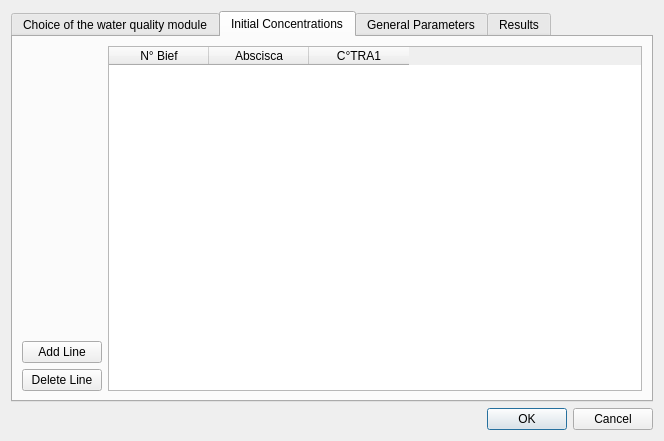
<?xml version="1.0" encoding="UTF-8"?>
<ui version="4.0">
 <class>Parameter_water_q</class>
 <widget class="QWidget" name="Parameter_water_q">
  <property name="geometry">
   <rect>
    <x>0</x>
    <y>0</y>
    <width>628</width>
    <height>417</height>
   </rect>
  </property>
  <property name="windowTitle">
   <string>Parameters Water Quality</string>
  </property>
  <layout class="QGridLayout" name="gridLayout_2">
   <item row="2" column="0">
    <widget class="QDialogButtonBox" name="buttonBox">
     <property name="standardButtons">
      <set>QDialogButtonBox::Cancel|QDialogButtonBox::Ok</set>
     </property>
    </widget>
   </item>
   <item row="1" column="0">
    <widget class="QTabWidget" name="WaterQ">
     <property name="layoutDirection">
      <enum>Qt::LeftToRight</enum>
     </property>
     <property name="currentIndex">
      <number>1</number>
     </property>
     <widget class="QWidget" name="tab">
      <attribute name="title">
       <string>Choice of the water quality module</string>
      </attribute>
      <layout class="QGridLayout" name="gridLayout_3">
       <item row="0" column="0">
        <layout class="QGridLayout" name="gridLayout">
         <item row="1" column="1">
          <widget class="QComboBox" name="comboBox">
           <item>
            <property name="text">
             <string>TRANSPORT_PUR</string>
            </property>
           </item>
           <item>
            <property name="text">
             <string>O2</string>
            </property>
           </item>
           <item>
            <property name="text">
             <string>BIOMASS</string>
            </property>
           </item>
           <item>
            <property name="text">
             <string>EUTRO</string>
            </property>
           </item>
           <item>
            <property name="text">
             <string>MICROPOLE</string>
            </property>
           </item>
           <item>
            <property name="text">
             <string>THERMIC</string>
            </property>
           </item>
          </widget>
         </item>
         <item row="0" column="1">
          <spacer name="horizontalSpacer">
           <property name="orientation">
            <enum>Qt::Horizontal</enum>
           </property>
           <property name="sizeHint" stdset="0">
            <size>
             <width>40</width>
             <height>20</height>
            </size>
           </property>
          </spacer>
         </item>
         <item row="1" column="0">
          <widget class="QLabel" name="label">
           <property name="layoutDirection">
            <enum>Qt::LeftToRight</enum>
           </property>
           <property name="text">
            <string>Water quality module : </string>
           </property>
           <property name="alignment">
            <set>Qt::AlignRight|Qt::AlignTrailing|Qt::AlignVCenter</set>
           </property>
          </widget>
         </item>
         <item row="0" column="0">
          <widget class="QCheckBox" name="checkBox">
           <property name="layoutDirection">
            <enum>Qt::RightToLeft</enum>
           </property>
           <property name="text">
            <string>Activation of the water quality module</string>
           </property>
          </widget>
         </item>
         <item row="2" column="0">
          <widget class="QLabel" name="label_2">
           <property name="text">
            <string>Number of constituents : </string>
           </property>
           <property name="alignment">
            <set>Qt::AlignRight|Qt::AlignTrailing|Qt::AlignVCenter</set>
           </property>
          </widget>
         </item>
         <item row="1" column="2">
          <spacer name="horizontalSpacer_3">
           <property name="orientation">
            <enum>Qt::Horizontal</enum>
           </property>
           <property name="sizeHint" stdset="0">
            <size>
             <width>40</width>
             <height>20</height>
            </size>
           </property>
          </spacer>
         </item>
         <item row="0" column="2">
          <spacer name="horizontalSpacer_2">
           <property name="orientation">
            <enum>Qt::Horizontal</enum>
           </property>
           <property name="sizeHint" stdset="0">
            <size>
             <width>40</width>
             <height>20</height>
            </size>
           </property>
          </spacer>
         </item>
         <item row="2" column="1">
          <widget class="QSpinBox" name="spinBox">
           <property name="minimum">
            <number>1</number>
           </property>
           <property name="maximum">
            <number>10</number>
           </property>
          </widget>
         </item>
        </layout>
       </item>
       <item row="1" column="0">
        <widget class="QTableWidget" name="tableWidget">
         <property name="sizePolicy">
          <sizepolicy hsizetype="Expanding" vsizetype="Expanding">
           <horstretch>0</horstretch>
           <verstretch>0</verstretch>
          </sizepolicy>
         </property>
         <property name="showGrid">
          <bool>true</bool>
         </property>
         <property name="wordWrap">
          <bool>false</bool>
         </property>
         <attribute name="horizontalHeaderCascadingSectionResizes">
          <bool>false</bool>
         </attribute>
         <attribute name="horizontalHeaderDefaultSectionSize">
          <number>150</number>
         </attribute>
         <attribute name="horizontalHeaderMinimumSectionSize">
          <number>50</number>
         </attribute>
         <attribute name="horizontalHeaderShowSortIndicator" stdset="0">
          <bool>false</bool>
         </attribute>
         <attribute name="horizontalHeaderStretchLastSection">
          <bool>false</bool>
         </attribute>
         <attribute name="verticalHeaderCascadingSectionResizes">
          <bool>false</bool>
         </attribute>
         <attribute name="verticalHeaderShowSortIndicator" stdset="0">
          <bool>false</bool>
         </attribute>
         <attribute name="verticalHeaderStretchLastSection">
          <bool>false</bool>
         </attribute>
         <column>
          <property name="text">
           <string>Names of constituents</string>
          </property>
         </column>
         <column>
          <property name="text">
           <string>Properties</string>
          </property>
         </column>
        </widget>
       </item>
      </layout>
     </widget>
     <widget class="QWidget" name="tab_2">
      <attribute name="title">
       <string>Initial Concentrations</string>
      </attribute>
      <layout class="QGridLayout" name="gridLayout_4">
       <item row="0" column="1">
        <widget class="QTableWidget" name="tableWidget_2">
         <column>
          <property name="text">
           <string>N° Bief</string>
          </property>
         </column>
         <column>
          <property name="text">
           <string>Abscisca</string>
          </property>
         </column>
         <column>
          <property name="text">
           <string>C°TRA1</string>
          </property>
         </column>
        </widget>
       </item>
       <item row="0" column="0">
        <layout class="QVBoxLayout" name="verticalLayout_3">
         <item>
          <spacer name="verticalSpacer_6">
           <property name="orientation">
            <enum>Qt::Vertical</enum>
           </property>
           <property name="sizeHint" stdset="0">
            <size>
             <width>20</width>
             <height>40</height>
            </size>
           </property>
          </spacer>
         </item>
         <item>
          <widget class="QPushButton" name="b_add_line">
           <property name="text">
            <string>Add Line</string>
           </property>
          </widget>
         </item>
         <item>
          <widget class="QPushButton" name="b_delete_line">
           <property name="text">
            <string>Delete Line</string>
           </property>
          </widget>
         </item>
        </layout>
       </item>
      </layout>
     </widget>
     <widget class="QWidget" name="tab_3">
      <attribute name="title">
       <string>General Parameters</string>
      </attribute>
      <layout class="QGridLayout" name="gridLayout_7">
       <item row="0" column="0">
        <layout class="QVBoxLayout" name="verticalLayout_2">
         <item>
          <layout class="QGridLayout" name="gridLayout_5">
           <item row="8" column="1">
            <widget class="QRadioButton" name="radioButton_6">
             <property name="layoutDirection">
              <enum>Qt::RightToLeft</enum>
             </property>
             <property name="text">
              <string>Seo &amp; Cheong (1998)</string>
             </property>
            </widget>
           </item>
           <item row="4" column="2">
            <widget class="QRadioButton" name="radioButton_7">
             <property name="layoutDirection">
              <enum>Qt::RightToLeft</enum>
             </property>
             <property name="text">
              <string>Fisher (1975)</string>
             </property>
            </widget>
           </item>
           <item row="2" column="1">
            <widget class="QComboBox" name="comboBox_4">
             <property name="enabled">
              <bool>false</bool>
             </property>
             <item>
              <property name="text">
               <string>Yes</string>
              </property>
             </item>
             <item>
              <property name="text">
               <string>No</string>
              </property>
             </item>
            </widget>
           </item>
           <item row="5" column="2">
            <widget class="QRadioButton" name="radioButton_8">
             <property name="layoutDirection">
              <enum>Qt::RightToLeft</enum>
             </property>
             <property name="text">
              <string>Isawa &amp; Aga (1991)</string>
             </property>
            </widget>
           </item>
           <item row="0" column="0">
            <widget class="QLabel" name="label_3">
             <property name="text">
              <string>Frequency for coupling :</string>
             </property>
            </widget>
           </item>
           <item row="1" column="2">
            <widget class="QLabel" name="label_5">
             <property name="text">
              <string>Scheme order :</string>
             </property>
            </widget>
           </item>
           <item row="1" column="3">
            <widget class="QComboBox" name="comboBox_3">
             <item>
              <property name="text">
               <string>1</string>
              </property>
             </item>
             <item>
              <property name="text">
               <string>2</string>
              </property>
             </item>
            </widget>
           </item>
           <item row="3" column="0">
            <widget class="QLabel" name="label_8">
             <property name="text">
              <string>Diffusion method :</string>
             </property>
            </widget>
           </item>
           <item row="0" column="1">
            <widget class="QSpinBox" name="spinBox_2">
             <property name="minimum">
              <number>1</number>
             </property>
             <property name="maximum">
              <number>999999999</number>
             </property>
             <property name="value">
              <number>1</number>
             </property>
            </widget>
           </item>
           <item row="1" column="0">
            <widget class="QLabel" name="label_4">
             <property name="text">
              <string>Convection method :</string>
             </property>
            </widget>
           </item>
           <item row="1" column="1">
            <widget class="QComboBox" name="comboBox_2">
             <item>
              <property name="text">
               <string>HYP1FA fnc</string>
              </property>
             </item>
             <item>
              <property name="text">
               <string>HYP1FA fc</string>
              </property>
             </item>
             <item>
              <property name="text">
               <string>FV</string>
              </property>
             </item>
            </widget>
           </item>
           <item row="3" column="1">
            <widget class="QRadioButton" name="radioButton">
             <property name="text">
              <string>Constant diffussion coef. :</string>
             </property>
            </widget>
           </item>
           <item row="5" column="1">
            <widget class="QRadioButton" name="radioButton_3">
             <property name="layoutDirection">
              <enum>Qt::RightToLeft</enum>
             </property>
             <property name="text">
              <string>Liu (1977)</string>
             </property>
            </widget>
           </item>
           <item row="8" column="2">
            <widget class="QRadioButton" name="radioButton_11">
             <property name="layoutDirection">
              <enum>Qt::RightToLeft</enum>
             </property>
             <property name="text">
              <string>Deng &amp; al. (2001)</string>
             </property>
            </widget>
           </item>
           <item row="6" column="1">
            <widget class="QRadioButton" name="radioButton_4">
             <property name="layoutDirection">
              <enum>Qt::RightToLeft</enum>
             </property>
             <property name="text">
              <string>McQuivey &amp; Keefer</string>
             </property>
            </widget>
           </item>
           <item row="2" column="0">
            <widget class="QLabel" name="label_6">
             <property name="enabled">
              <bool>false</bool>
             </property>
             <property name="text">
              <string>Slope limiter</string>
             </property>
            </widget>
           </item>
           <item row="7" column="2">
            <widget class="QRadioButton" name="radioButton_10">
             <property name="layoutDirection">
              <enum>Qt::RightToLeft</enum>
             </property>
             <property name="text">
              <string>Koussis &amp; Rodriguez-Mirasol (1998)</string>
             </property>
            </widget>
           </item>
           <item row="4" column="1">
            <widget class="QRadioButton" name="radioButton_2">
             <property name="layoutDirection">
              <enum>Qt::RightToLeft</enum>
             </property>
             <property name="text">
              <string>Elder (1959)</string>
             </property>
            </widget>
           </item>
           <item row="7" column="1">
            <widget class="QRadioButton" name="radioButton_5">
             <property name="layoutDirection">
              <enum>Qt::RightToLeft</enum>
             </property>
             <property name="text">
              <string>Magazine &amp; al. (1988)</string>
             </property>
            </widget>
           </item>
           <item row="2" column="3">
            <widget class="QDoubleSpinBox" name="doubleSpinBox">
             <property name="enabled">
              <bool>false</bool>
             </property>
             <property name="decimals">
              <number>4</number>
             </property>
             <property name="minimum">
              <double>-1000000000.000000000000000</double>
             </property>
             <property name="maximum">
              <double>1000000000.000000000000000</double>
             </property>
             <property name="value">
              <double>0.000000000000000</double>
             </property>
            </widget>
           </item>
           <item row="2" column="2">
            <widget class="QLabel" name="label_7">
             <property name="enabled">
              <bool>false</bool>
             </property>
             <property name="text">
              <string>Prameter W</string>
             </property>
            </widget>
           </item>
           <item row="6" column="2">
            <widget class="QRadioButton" name="radioButton_9">
             <property name="layoutDirection">
              <enum>Qt::RightToLeft</enum>
             </property>
             <property name="text">
              <string>Kashefipur &amp; Falconer (2002)</string>
             </property>
            </widget>
           </item>
           <item row="3" column="2">
            <widget class="QDoubleSpinBox" name="doubleSpinBox_2">
             <property name="enabled">
              <bool>false</bool>
             </property>
             <property name="minimum">
              <double>-1000000000.000000000000000</double>
             </property>
             <property name="maximum">
              <double>1000000000.000000000000000</double>
             </property>
            </widget>
           </item>
          </layout>
         </item>
         <item>
          <widget class="QTableWidget" name="tableWidget_3">
           <attribute name="horizontalHeaderStretchLastSection">
            <bool>true</bool>
           </attribute>
           <column>
            <property name="text">
             <string>Tracer name</string>
            </property>
           </column>
           <column>
            <property name="text">
             <string>Diffusion</string>
            </property>
           </column>
           <column>
            <property name="text">
             <string>Convection</string>
            </property>
           </column>
          </widget>
         </item>
         <item>
          <layout class="QHBoxLayout" name="horizontalLayout_2">
           <item>
            <spacer name="horizontalSpacer_5">
             <property name="orientation">
              <enum>Qt::Horizontal</enum>
             </property>
             <property name="sizeHint" stdset="0">
              <size>
               <width>40</width>
               <height>20</height>
              </size>
             </property>
            </spacer>
           </item>
           <item>
            <widget class="QPushButton" name="pushButton">
             <property name="text">
              <string>Physical parameters</string>
             </property>
            </widget>
           </item>
           <item>
            <spacer name="horizontalSpacer_7">
             <property name="orientation">
              <enum>Qt::Horizontal</enum>
             </property>
             <property name="sizeHint" stdset="0">
              <size>
               <width>40</width>
               <height>20</height>
              </size>
             </property>
            </spacer>
           </item>
           <item>
            <widget class="QPushButton" name="pushButton_2">
             <property name="text">
              <string>Meteo parameters</string>
             </property>
            </widget>
           </item>
           <item>
            <spacer name="horizontalSpacer_6">
             <property name="orientation">
              <enum>Qt::Horizontal</enum>
             </property>
             <property name="sizeHint" stdset="0">
              <size>
               <width>40</width>
               <height>20</height>
              </size>
             </property>
            </spacer>
           </item>
          </layout>
         </item>
        </layout>
       </item>
      </layout>
     </widget>
     <widget class="QWidget" name="tab_5">
      <attribute name="title">
       <string>Results</string>
      </attribute>
      <layout class="QGridLayout" name="gridLayout_6">
       <item row="2" column="1">
        <spacer name="verticalSpacer_2">
         <property name="orientation">
          <enum>Qt::Vertical</enum>
         </property>
         <property name="sizeHint" stdset="0">
          <size>
           <width>20</width>
           <height>40</height>
          </size>
         </property>
        </spacer>
       </item>
       <item row="1" column="1">
        <layout class="QVBoxLayout" name="verticalLayout">
         <item>
          <widget class="QCheckBox" name="impressionGeometrie">
           <property name="layoutDirection">
            <enum>Qt::RightToLeft</enum>
           </property>
           <property name="text">
            <string>Initial Concentration</string>
           </property>
          </widget>
         </item>
         <item>
          <spacer name="verticalSpacer">
           <property name="orientation">
            <enum>Qt::Vertical</enum>
           </property>
           <property name="sizeType">
            <enum>QSizePolicy::Minimum</enum>
           </property>
           <property name="sizeHint" stdset="0">
            <size>
             <width>20</width>
             <height>20</height>
            </size>
           </property>
          </spacer>
         </item>
         <item>
          <widget class="QCheckBox" name="impressionPlanimetrage">
           <property name="layoutDirection">
            <enum>Qt::RightToLeft</enum>
           </property>
           <property name="text">
            <string>Tracer law used</string>
           </property>
          </widget>
         </item>
         <item>
          <spacer name="verticalSpacer_3">
           <property name="orientation">
            <enum>Qt::Vertical</enum>
           </property>
           <property name="sizeType">
            <enum>QSizePolicy::Minimum</enum>
           </property>
           <property name="sizeHint" stdset="0">
            <size>
             <width>10</width>
             <height>20</height>
            </size>
           </property>
          </spacer>
         </item>
         <item>
          <widget class="QCheckBox" name="impressionReseau">
           <property name="layoutDirection">
            <enum>Qt::RightToLeft</enum>
           </property>
           <property name="text">
            <string>Concentrations</string>
           </property>
          </widget>
         </item>
         <item>
          <spacer name="verticalSpacer_4">
           <property name="orientation">
            <enum>Qt::Vertical</enum>
           </property>
           <property name="sizeType">
            <enum>QSizePolicy::Minimum</enum>
           </property>
           <property name="sizeHint" stdset="0">
            <size>
             <width>20</width>
             <height>20</height>
            </size>
           </property>
          </spacer>
         </item>
         <item>
          <widget class="QCheckBox" name="impressionLoiHydraulique">
           <property name="layoutDirection">
            <enum>Qt::RightToLeft</enum>
           </property>
           <property name="text">
            <string>Constituants balance</string>
           </property>
          </widget>
         </item>
        </layout>
       </item>
       <item row="1" column="2">
        <spacer name="horizontalSpacer_4">
         <property name="orientation">
          <enum>Qt::Horizontal</enum>
         </property>
         <property name="sizeHint" stdset="0">
          <size>
           <width>40</width>
           <height>20</height>
          </size>
         </property>
        </spacer>
       </item>
       <item row="1" column="0">
        <spacer name="horizontalSpacer_8">
         <property name="orientation">
          <enum>Qt::Horizontal</enum>
         </property>
         <property name="sizeType">
          <enum>QSizePolicy::Minimum</enum>
         </property>
         <property name="sizeHint" stdset="0">
          <size>
           <width>20</width>
           <height>50</height>
          </size>
         </property>
        </spacer>
       </item>
       <item row="0" column="1">
        <spacer name="verticalSpacer_5">
         <property name="orientation">
          <enum>Qt::Vertical</enum>
         </property>
         <property name="sizeType">
          <enum>QSizePolicy::Minimum</enum>
         </property>
         <property name="sizeHint" stdset="0">
          <size>
           <width>20</width>
           <height>10</height>
          </size>
         </property>
        </spacer>
       </item>
      </layout>
     </widget>
    </widget>
   </item>
  </layout>
 </widget>
 <resources/>
 <connections/>
</ui>
